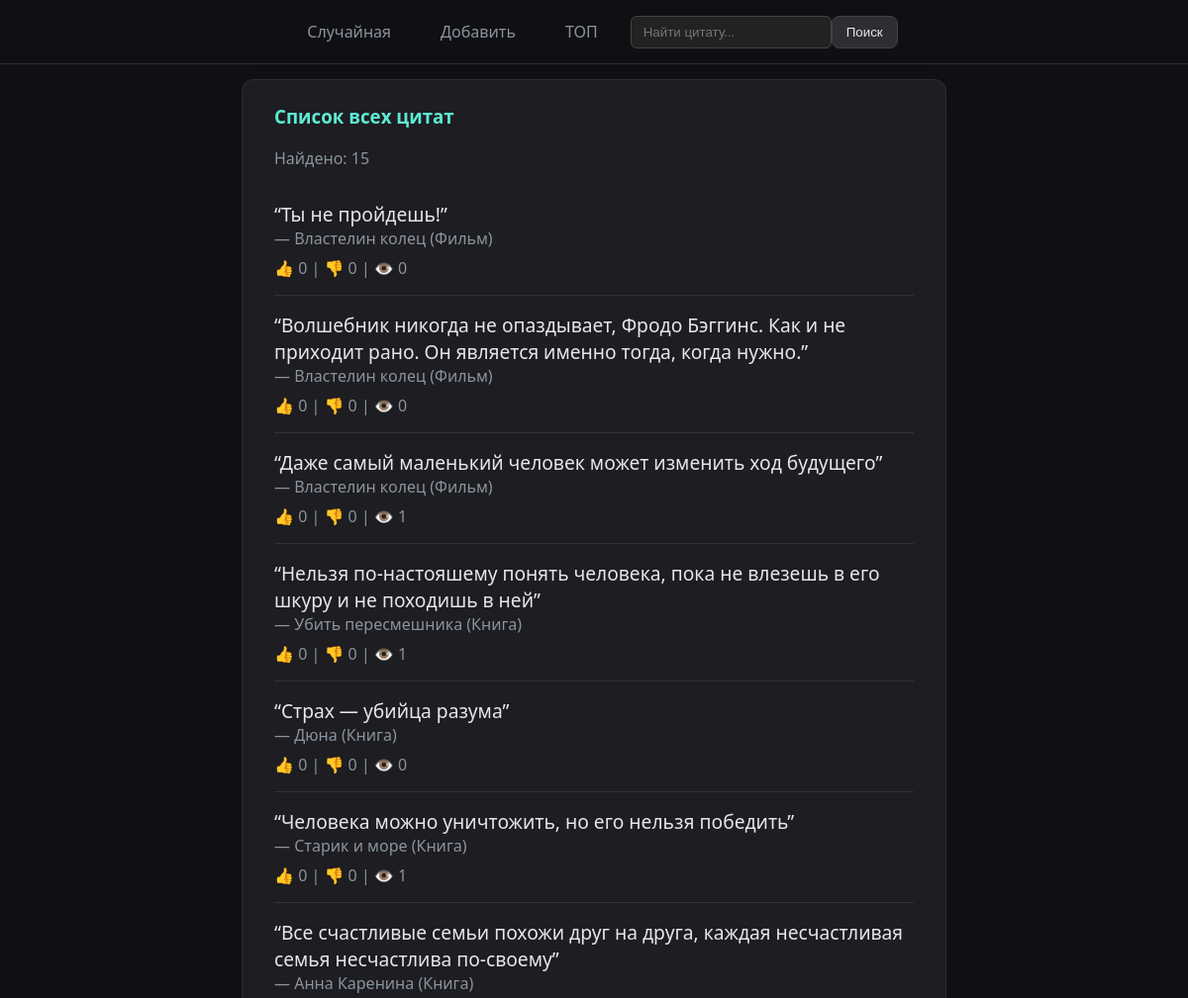
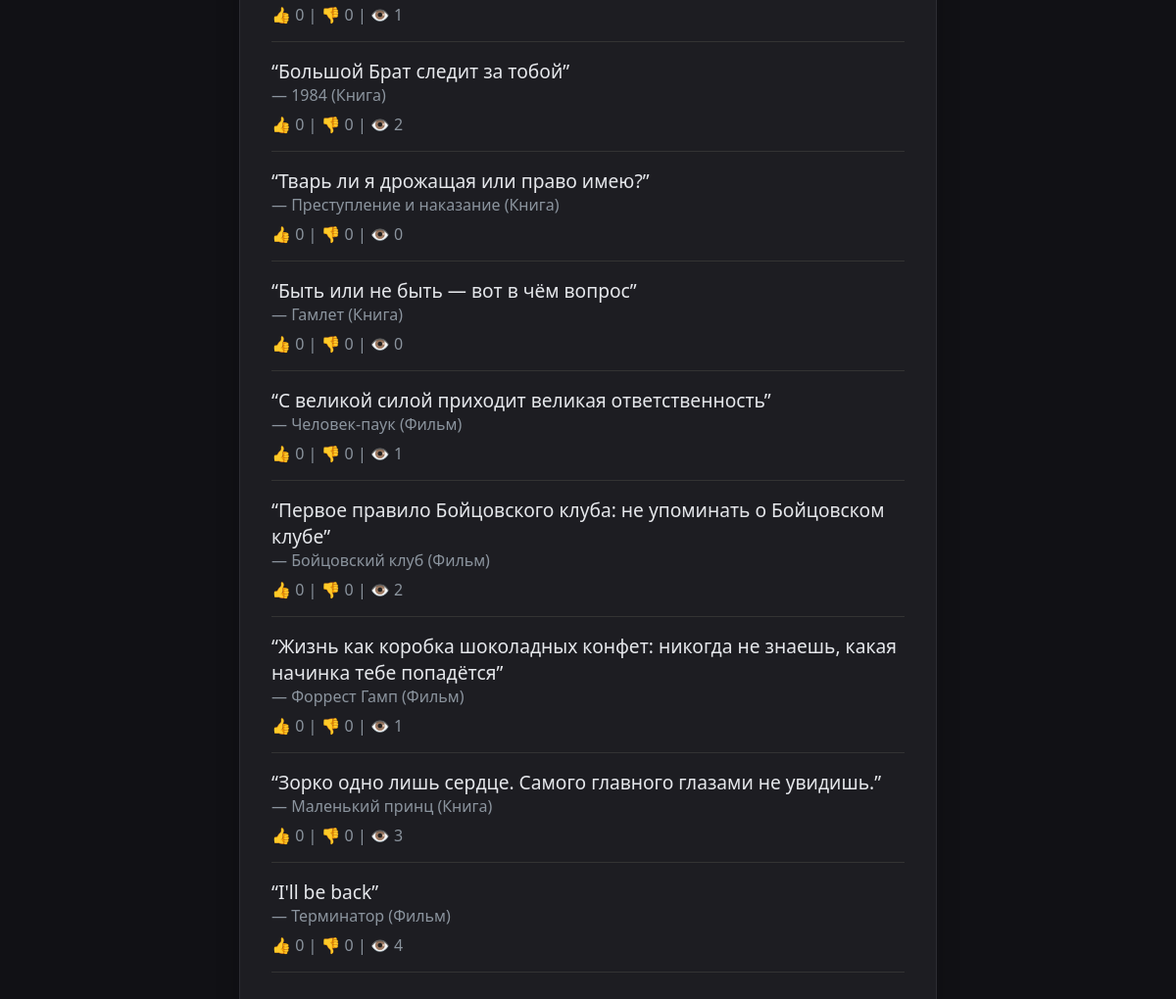
The page /search/ on the database as committed earlier (2 pictures, top to bottom).
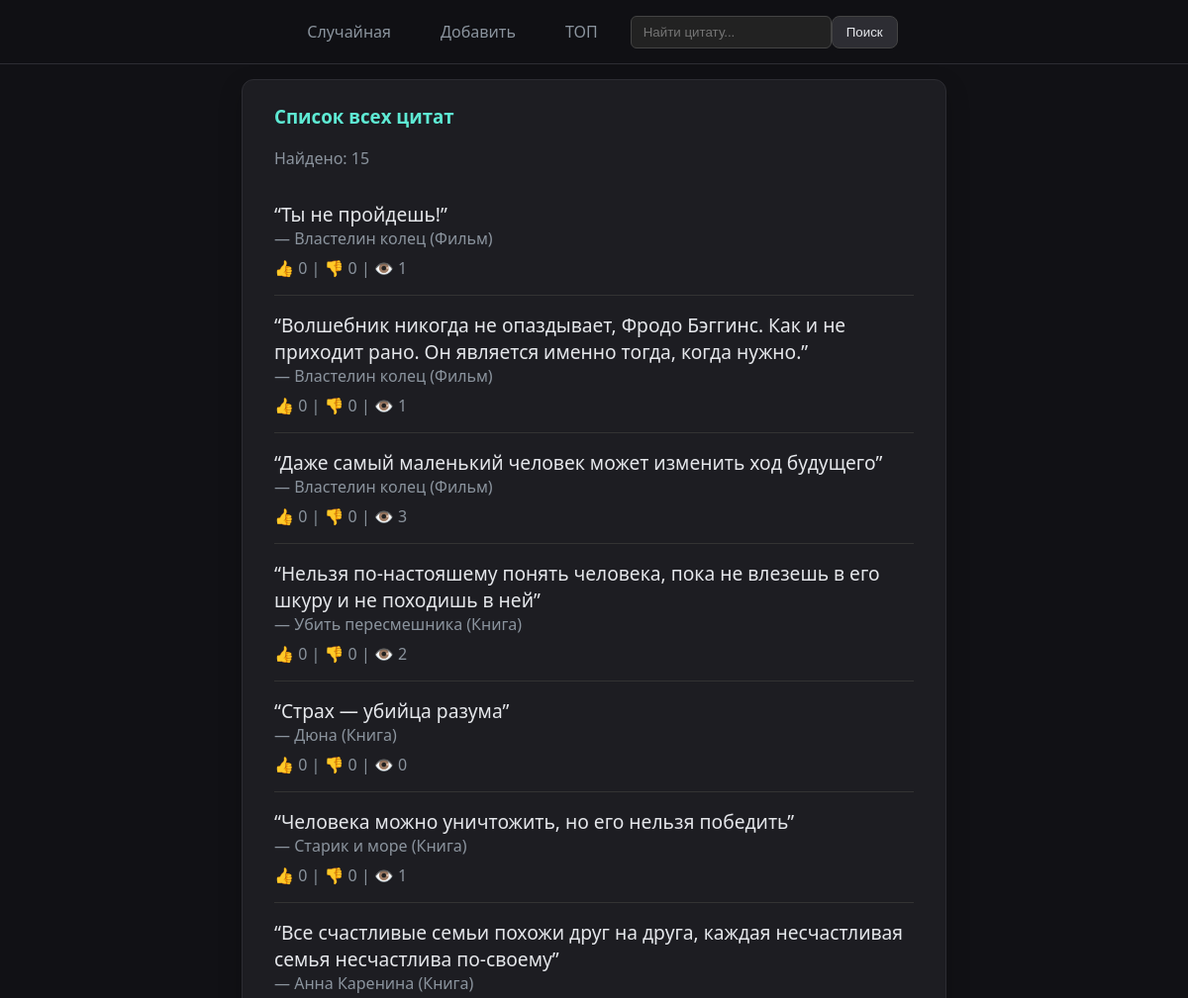
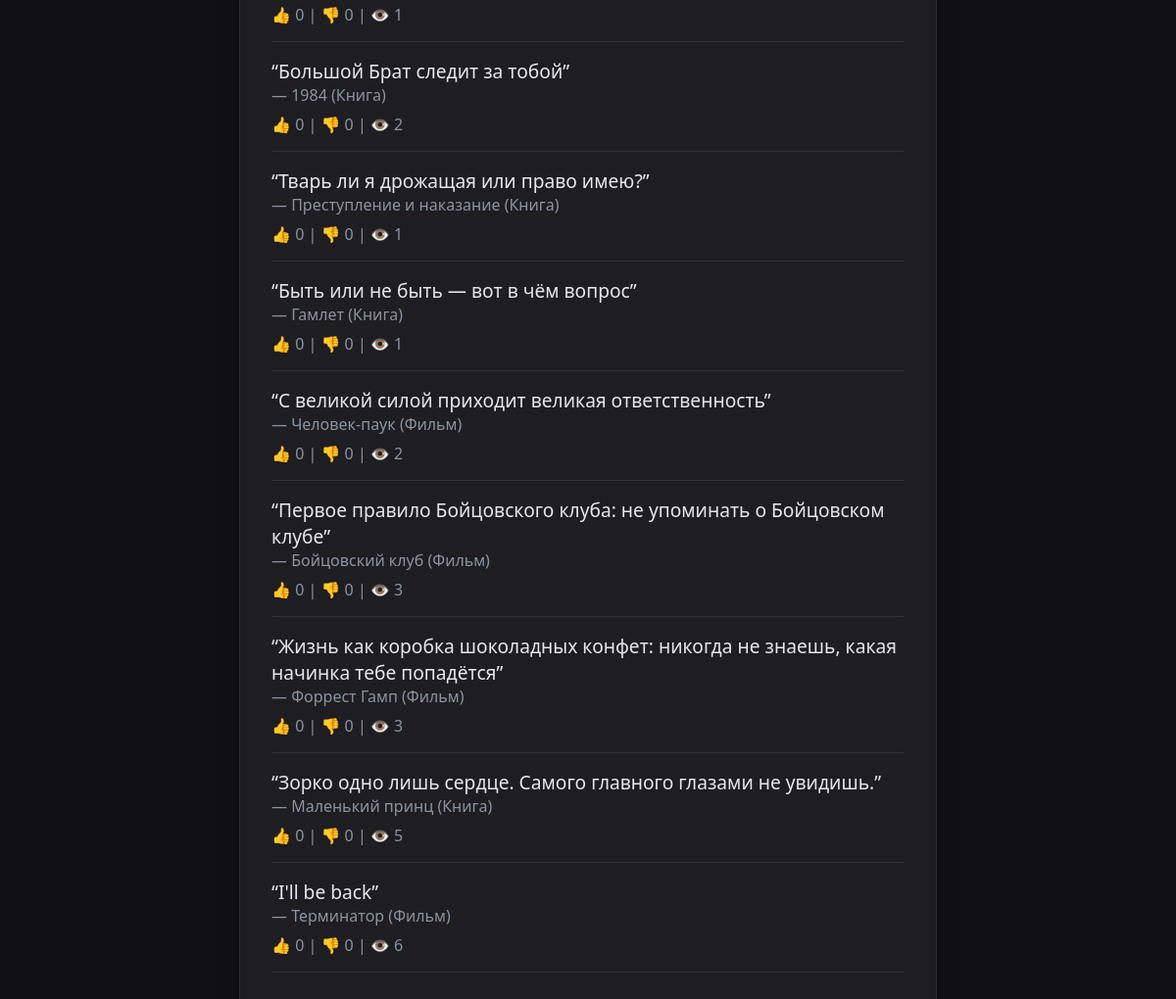
The same page on the database as committed later (2 pictures, top to bottom).
### quotes/models.py (models this page shows, shortened)
class Quote(models.Model):
    text = models.TextField()
    normalized_text = models.CharField(max_length=500, editable=False, unique=True)
    source = models.ForeignKey(Source, on_delete=models.CASCADE, related_name="quotes")
    weight = models.PositiveIntegerField(default=1)
    is_active = models.BooleanField(default=True)
    views = models.PositiveIntegerField(default=0)
    likes = models.PositiveIntegerField(default=0)
    dislikes = models.PositiveIntegerField(default=0)
    created_at = models.DateTimeField(default=timezone.now)
    updated_at = models.DateTimeField(auto_now=True)
    objects = QuoteQuerySet.as_manager()
    weight = models.PositiveIntegerField(
        default=1,
        validators=[MinValueValidator(1), MaxValueValidator(10)]
    )
    class Meta:
        indexes = [
            models.Index(fields=["source", "is_active"]),
            models.Index(fields=["-likes", "-views"]),
        ]
        UniqueConstraint(
            fields=["source", "normalized_text"],
            name="uq_quote_source_normalized_text"
        ),

class Source(models.Model):
    MOVIE = "movie"
    BOOK = "book"
    KIND_CHOICES = [
        (MOVIE, "Фильм"),
        (BOOK, "Книга")
    ]
    name = models.CharField(max_length=255, unique=True)
    author = models.CharField(max_length=255, blank=True, null=True)
    kind = models.CharField(max_length=20, choices=KIND_CHOICES, default=MOVIE)
    def get_full_name(self):
        return f"{self.name} ({self.get_kind_display()})"

### quotes/views.py (the view)
# urls.py: path("search/", views.search_view, name="search")
def search_view(request):
    query = request.GET.get('q', '')
    quote_list = Quote.objects.active().order_by('-created_at')
    if query:
        quote_list = quote_list.filter(
            Q(text__icontains=query) | Q(source__name__icontains=query)
        ).distinct()
    ctx = {
        'query': query,
        'quotes': quote_list,
    }
    return render(request, "quotes/quote_list.html", ctx)

### quotes/models.py (called while the page is built)
    def active(self):
        return self.filter(is_active=True, weight__gt=0)

### quotes/templates/quotes/quote_list.html (shortened to what this page needs)
{% extends "quotes/base.html" %}
{% block content %}
  <div class="card">
    <h3 style="margin-top:0;">
      {% if query %}
        Результаты поиска по запросу: «{{ query }}»
      {% else %}
        Список всех цитат
      {% endif %}
    </h3>
    {% if quotes %}
      <p class="muted">Найдено: {{ quotes.count }}</p>
      <ul style="list-style: none; padding: 0;">
        {% for q in quotes %}
          <li style="border-bottom: 1px solid #333; padding: 16px 0;">
            <p style="font-size: 1.2em; margin: 0;">“{{ q.text }}”</p>
            <span class="muted">— {{ q.source.get_full_name }}</span>
            <div class="muted" style="margin-top: 8px;">
              👍 {{ q.likes }} | 👎 {{ q.dislikes }} | 👁️ {{ q.views }}
            </div>
          </li>
        {% endfor %}
      </ul>
    {% else %}
      <p>Ничего не найдено. Попробуйте другой запрос или <a href="{% url 'quotes:add' %}">добавьте новую цитату</a>.</p>
    {% endif %}
  </div>
{% endblock %}

### quotes/templates/quotes/base.html (shortened to what this page needs)
{% load static %}
<html lang="ru">
<head>
  <link rel="stylesheet" href="{% static 'css/base.css' %}">
</head>
<body>
  <header>
    <nav>
      <a href="{% url 'quotes:random' %}" class="{% if request.resolver_match.url_name == 'random' %}active{% endif %}">Случайная</a>
      <a href="{% url 'quotes:add' %}" class="{% if request.resolver_match.url_name == 'add' %}active{% endif %}">Добавить</a>
      <a href="{% url 'quotes:top' %}" class="{% if request.resolver_match.url_name == 'top' %}active{% endif %}">ТОП</a>
      <form class="search-form" action="{% url 'quotes:search' %}" method="get">
        <input type="search" name="q" placeholder="Найти цитату..." value="{{ request.GET.q }}">
        <button type="submit">Поиск</button>
      </form>
    </nav>
  </header>
  <div class="container">
    {% block content %}{% endblock %}
  </div>
</body>
</html>

### static/css/base.css (style rules this page uses)
:root { --neon-purple: #a78bfa; --neon-cyan: #5eead4; --neon-green: #4ade80; --neon-blue: #60a5fa; --neon-red: #f87171; --bg-color: #111115; --card-bg-color: #1d1d22; --text-color: #e5e7eb; --text-muted-color: #8b949e; --border-color: #2d2d33; }
body { font-family: system-ui, -apple-system, "Segoe UI", Roboto, Arial, sans-serif; margin: 0; padding-top: 80px; background: var(--bg-color); color: var(--text-color); min-height: 100vh; position: relative; }
body::before { content: ''; position: absolute; top: 0; left: 0; right: 0; bottom: 0; background-image: var(--bg-image, url('https://source.unsplash.com/random?dark,stars')); background-size: cover; background-position: center; filter: blur(8px) brightness(0.25); z-index: -2; transition: background-image 1s ease-in-out; }
.container { max-width: 760px; margin: 0 auto; padding: 0 24px; width: 100%; box-sizing: border-box; }
header { position: fixed; top: 0; left: 0; width: 100%; background: rgba(17, 17, 21, 0.8); backdrop-filter: blur(10px); border-bottom: 1px solid var(--border-color); padding: 12px 0; z-index: 100; }
header nav { display: flex; justify-content: center; align-items: center; gap: 16px; }
header nav a { text-decoration: none; color: var(--text-muted-color); font-weight: 500; padding: 8px 16px; border-radius: 8px; border: 1px solid transparent; transition: all 0.2s ease-in-out; }
.search-form { display: flex; align-items: center; margin: 0; }
.search-form input[type="search"] { background-color: #222; border: 1px solid #444; border-radius: 6px; color: var(--text-color); padding: 8px 12px; width: 100%; min-width: 150px; }
.search-form button { padding: 8px 14px; }
.card { background: var(--card-bg-color); border-radius: 12px; padding: 24px 32px; border: 1px solid var(--border-color); box-shadow: 0 8px 25px rgba(0, 0, 0, 0.2); animation: fadeIn 0.7s ease-out forwards; opacity: 0; }
h3 { color: var(--neon-cyan); text-shadow: none; }
.muted { color: var(--text-muted-color); }
button { padding: 10px 18px; border-radius: 8px; background: #2d2d33; border: 1px solid #444; color: var(--text-color); cursor: pointer; font-weight: 500; transition: all 0.2s ease-in-out; }

Rows that differ between the two databases and show on the page:
changed Quote "Ты не пройдешь!": views "0" → "1"
changed Quote (number 2 of 15 on the later page): views "0" → "1"
changed Quote "Даже самый маленький человек может изменить ход будущего": views "1" → "3"
changed Quote "Убить пересмешника (Книга)": views "1" → "2"
changed Quote "Тварь ли я дрожащая или право имею?": views "0" → "1"
changed Quote "Быть или не быть — вот в чём вопрос": views "0" → "1"
changed Quote "С великой силой приходит великая ответственность": views "1" → "2"
changed Quote "Первое правило Бойцовского клуба: не упоминать о Бойцовском клубе": views "2" → "3"
changed Quote "Форрест Гамп (Фильм)": views "1" → "3"
changed Quote "Зорко одно лишь сердце. Самого главного глазами не увидишь.": views "3" → "5"
changed Quote "I'll be back": views "4" → "6"
